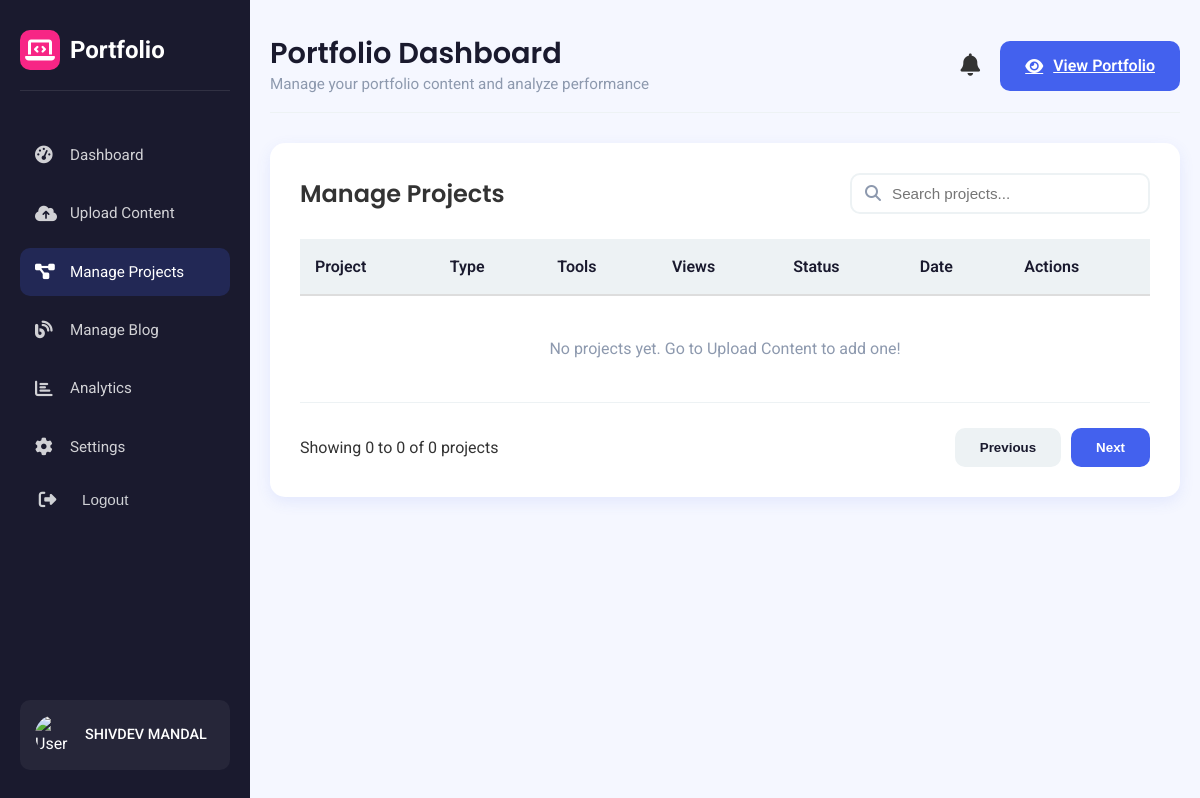
Page /dashboard/projects/ (signed in) on the earlier database version.
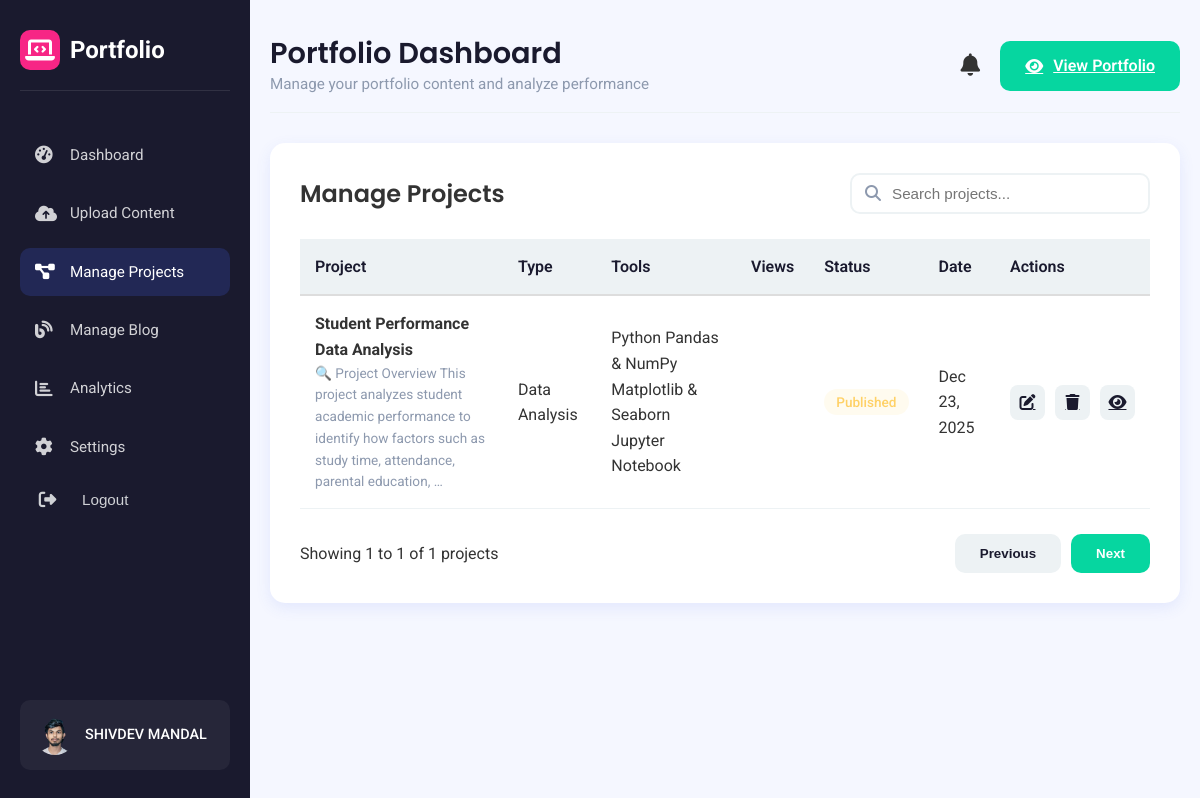
Same page on the later database version.
### dashboard/models.py (models this page shows, shortened)
class PortfolioSettings(models.Model):
    user = models.OneToOneField(User, on_delete=models.CASCADE)
    profile_picture = models.ImageField(upload_to='profiles/', blank=True, null=True)
    first_name = models.CharField(max_length=100, blank=True)
    last_name = models.CharField(max_length=100, blank=True)
    professional_title = models.CharField(max_length=255, blank=True, null=True)
    bio = models.TextField(blank=True)
    skills = models.CharField(max_length=500, blank=True)
    location = models.CharField(max_length=100, blank=True)
    contact_email = models.EmailField(blank=True)
    contact_phone = models.CharField(max_length=30, blank=True)
    github_link = models.URLField(blank=True)
    linkedin_link = models.URLField(blank=True)
    twitter_link = models.URLField(blank=True)
    instagram_link = models.URLField(blank=True)
    theme_color = models.CharField(
        max_length=7,
        choices=[
            ('#4361ee', 'Blue'),
            ('#3a0ca3', 'Purple'),
            ('#f72585', 'Pink'),
            ('#06d6a0', 'Teal'),
            ('#1a1a2e', 'Navy'),
        ],
        default='#4361ee'
    )

class Project(models.Model):
    title = models.CharField(max_length=200)
    description = models.TextField()
    project_type = models.CharField(max_length=50, choices=[
        ('dashboard', 'Dashboard'),
        ('analysis', 'Data Analysis'),
        ('visualization', 'Data Visualization'),
        ('machine-learning', 'Machine Learning'),
        ('business-intelligence', 'Business Intelligence'),
    ])
    tools = models.CharField(max_length=500, blank=True, help_text="Comma-separated")
    image = models.ImageField(upload_to='project_images/', blank=True, null=True)
    live_link = models.URLField(blank=True)
    code_link = models.URLField(blank=True)
    author = models.ForeignKey(User, on_delete=models.CASCADE)
    created_at = models.DateTimeField(auto_now_add=True)
    @property
    def tools_list(self):
        if self.tools:
            return [tool.strip() for tool in self.tools.split(',') if tool.strip()]
        return []

### dashboard/views.py (the view)
# urls.py: path('projects/', views.manage_projects, name='manage_projects'),
@login_required
def manage_projects(request):
    settings, created = PortfolioSettings.objects.get_or_create(user=request.user)
    project_list = Project.objects.all().order_by('-created_at')
    paginator = Paginator(project_list, 10)
    page_number = request.GET.get('page')
    page_obj = paginator.get_page(page_number)
    context = {
        'settings': settings,
        'active_menu': 'projects',
        'projects': page_obj,
        'page_obj': page_obj,
        'paginator': paginator,
    }
    return render(request, 'dashboard/projects_list.html', context)

### dashboard/templates/dashboard/projects_list.html (shortened to what this page needs)
{% extends 'dashboard/base.html' %}
{% load static %}
{% load humanize %}
{% block section %}
<div class="dashboard-section" id="projectsSection">
    <div class="content-table-container">
        <div class="table-header">
            <h2>Manage Projects</h2>
            <div class="search-box">
                <i class="fas fa-search"></i>
                <input type="text" placeholder="Search projects..." id="projectSearch">
            </div>
        </div>
        <div class="table-responsive">
            <table>
                <thead>
                    <tr>
                        <th>Project</th>
                        <th>Type</th>
                        <th>Tools</th>
                        <th>Views</th>
                        <th>Status</th>
                        <th>Date</th>
                        <th>Actions</th>
                    </tr>
                </thead>
                <tbody id="projectTableBody">
                    {% for project in projects %}
                    <tr>
                        <td>
                            <strong>{{ project.title }}</strong>
                            <div style="font-size: 0.85rem; color: var(--gray);">
                                {{ project.description|truncatewords:20 }}
                            </div>
                        </td>
                        <td>{{ project.get_project_type_display }}</td>
                        <td>
                            <div class="tools-container">
                                {% if project.tools %}
                                    {% for tool in project.tools_list %}
                                        <span class="tool-tag">{{ tool }}</span>
                                    {% endfor %}
                                {% else %}
                                    <span style="color: var(--gray); font-style: italic;">No tools</span>
                                {% endif %}
                            </div>
                        </td>
                        <td>{{ project.views|intcomma }}</td>
                        <td>
                            <span class="status {% if project.status == 'published' %}published{% else %}draft{% endif %}">
                                {{ project.get_status_display|default:"Published" }}
                            </span>
                        </td>
                        <td>{{ project.created_at|date:"M d, Y" }}</td>
                        <td>
                            <div class="table-actions">
                                <a href="#" class="action-btn edit" title="Edit">
                                    <i class="fas fa-edit"></i>
                                </a>
                                <a href="#" class="action-btn delete" title="Delete" onclick="return confirm('Delete this project?')">
                                    <i class="fas fa-trash"></i>
                                </a>
                                <a href="#" class="action-btn view" title="View" target="_blank">
                                    <i class="fas fa-eye"></i>
                                </a>
                            </div>
                        </td>
                    </tr>
                    {% empty %}
                    <tr>
                        <td colspan="7" style="text-align: center; padding: 40px; color: var(--gray);">
                            No projects yet. Go to Upload Content to add one!
                        </td>
                    </tr>
                    {% endfor %}
                </tbody>
            </table>
        </div>
        <div style="display: flex; justify-content: space-between; margin-top: 25px; align-items: center;">
            <div>
                Showing {{ page_obj.start_index }} to {{ page_obj.end_index }} of {{ paginator.count }} projects
            </div>
            <div style="display: flex; gap: 10px;">
                {% if page_obj.has_previous %}
                    <a href="?page={{ page_obj.previous_page_number }}" class="btn btn-secondary">
                        <i class="fas fa-chevron-left"></i> Previous
                    </a>
                {% else %}
                    <button class="btn btn-secondary" disabled>Previous</button>
                {% endif %}
                {% if page_obj.has_next %}
                    <a href="?page={{ page_obj.next_page_number }}" class="btn btn-primary">
                        Next <i class="fas fa-chevron-right"></i>
                    </a>
                {% else %}
                    <button class="btn btn-primary" disabled>Next</button>
                {% endif %}
            </div>
        </div>
    </div>
</div>
{% endblock %}

### dashboard/templates/dashboard/base.html (shortened to what this page needs)
{% load static %}
<!DOCTYPE html>
<html lang="en">
<head>
    <link rel="stylesheet" href="https://cdnjs.cloudflare.com/ajax/libs/font-awesome/6.4.0/css/all.min.css">
    <link rel="stylesheet" href="https://cdn.jsdelivr.net/npm/bootstrap-icons@1.11.3/font/bootstrap-icons.css">
    <link rel="stylesheet" href="{% static 'css/style.css' %}">
</head>
<body>
    <div class="dashboard-container">
        <div class="sidebar" id="sidebar">
            <div class="logo">
                <div class="logo-icon">
                    <i class="fas fa-laptop-code"></i>
                </div>
                <span>Portfolio</span>
            </div>
            <ul class="sidebar-menu">
                <li>
                    <a href="{% url 'dashboard:dashboard' %}" class="{% if active_menu == 'dashboard' %}active{% endif %}">
                        <i class="fas fa-tachometer-alt"></i>
                        <span class="menu-text">Dashboard</span>
                    </a>
                </li>
                <li>
                    <a href="{% url 'dashboard:upload_content' %}" class="{% if active_menu == 'upload' %}active{% endif %}">
                        <i class="fas fa-cloud-upload-alt"></i>
                        <span class="menu-text">Upload Content</span>
                    </a>
                </li>
                <li>
                    <a href="{% url 'dashboard:manage_projects' %}" class="{% if active_menu == 'projects' %}active{% endif %}">
                        <i class="fas fa-project-diagram"></i>
                        <span class="menu-text">Manage Projects</span>
                    </a>
                </li>
                <li>
                    <a href="{% url 'dashboard:manage_blog_posts' %}" class="{% if active_menu == 'blog' %}active{% endif %}">
                        <i class="fas fa-blog"></i>
                        <span class="menu-text">Manage Blog</span>
                    </a>
                </li>
                <li>
                    <a href="{% url 'dashboard:blog_analytics' %}" class="{% if active_menu == 'analytics' %}active{% endif %}">
                        <i class="fas fa-chart-bar"></i>
                        <span class="menu-text">Analytics</span>
                    </a>
                </li>
                <li>
                    <a href="{% url 'dashboard:portfolio_settings' %}" class="{% if active_menu == 'settings' %}active{% endif %}">
                        <i class="fas fa-cog"></i>
                        <span class="menu-text">Settings</span>
                    </a>
                </li>
                <li>
                    <form method="post" action="{% url 'dashboard:logout' %}">
                        <button type="submit" style="
                            border:none;
                            background:none;
                            cursor:pointer; display:flex;
                            align-items:center;
                            gap:12px; width:100%;
                            padding:10px 15px;
                            color: #cfd1d5;
                            border-radius: 10px;
                            "
                            onmouseover="this.style.backgroundColor='rgba(67, 97, 238)';"
                            onmouseout="this.style.backgroundColor='transparent';">
                            <i class="fas fa-sign-out-alt"></i>
                            <span class="menu-text">Logout</span>
                        </button>
                    </form>
                </li>
            </ul>
            <div class="sidebar-footer">
                <div class="user-info">
                    <div class="user-avatar">
                        {% if settings.profile_picture %}
                            <img src="{{ settings.profile_picture.url }}" alt="User">
                        {% else %}
                            <img src="{% static 'images/default-avatar.png' %}" alt="User">
                        {% endif %}
                    </div>
                    <div>
                        <div class="user-name">{{ request.user.get_full_name|default:request.user.username }}</div>
                    </div>
                </div>
            </div>
        </div>
        <div class="main-content">
                <div class="header">
                    <div class="page-title">
                        <h1>Portfolio Dashboard</h1>
                        <p>{{ page_description|default:"Manage your portfolio content and analyze performance" }}</p>
                    </div>
                    <div class="header-actions">
                        <button class="notification-btn" id="notificationBtn">
                            <i class="fas fa-bell"></i>
                        </button>
                        <a href="{% url 'dashboard:profile_view' %}" class="btn btn-primary" target="_blank">
                            <i class="fas fa-eye"></i>
                            View Portfolio
                        </a>
                    </div>
                </div>
            {% block section %}
            {% endblock %}
        </div>
    </div>
</body>
</html>

Differences in the rows shown:
now on this page (row edited): PortfolioSettings: profile_picture (picture)
added Project: title "Student Performance Data Analysis", description "🔍 Project Overview This project analyzes student academic performance to identify how factors such as study time, attendance, parental education, …", project_type "Data Analysis", tools_list "Python" "Pandas & NumPy" "Matplotlib & Seaborn" "Jupyter Notebook", status "Published", created_at "Dec 23, 2025"
Other differences:
{{ page_obj.start_index }}: "0" → "1"
{{ page_obj.end_index }}: "0" → "1"
{{ paginator.count }}: "0" → "1"
text no longer shown: "No projects yet. Go to Upload Content to add one!"
